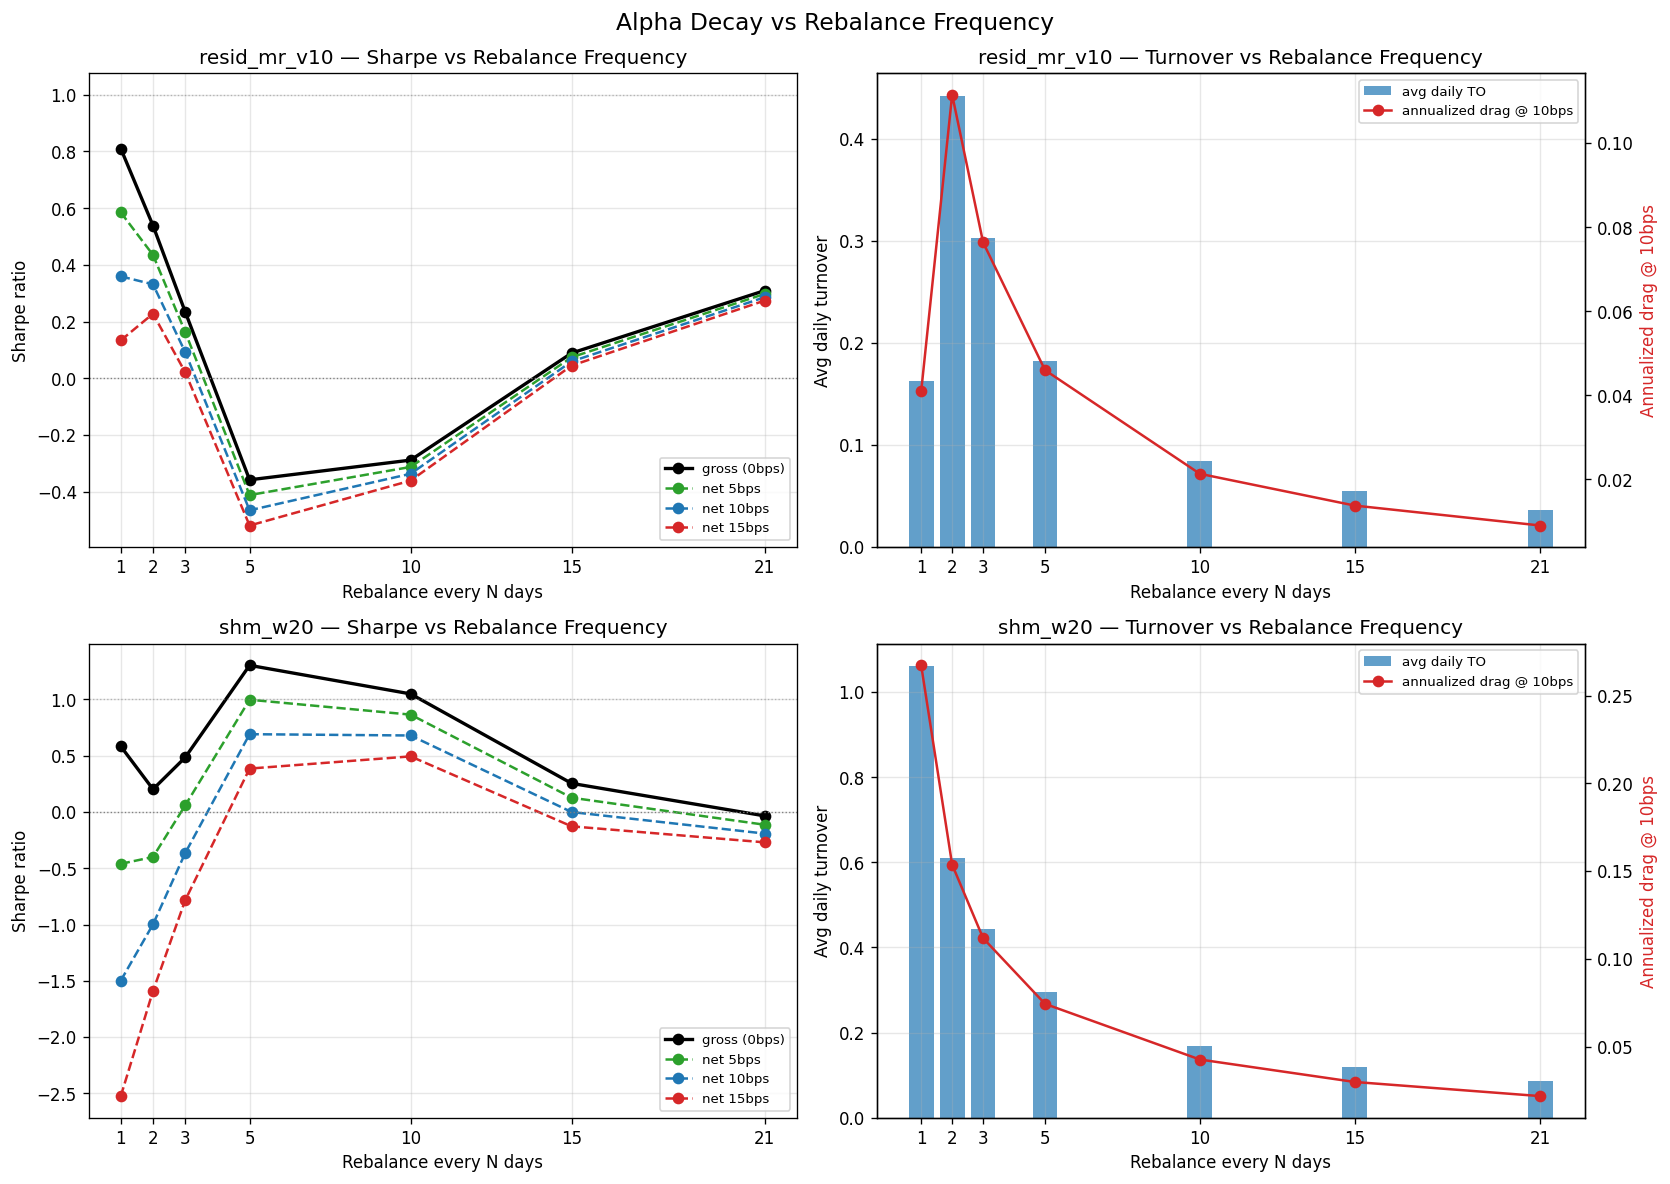

Write the Python code that produced this figure.
"""sp500_four_strat_port — v13: Alpha decay vs rebalance frequency.

For resid_mr_v10 and short_horizon_momentum_w20, sweep rebalance(every=N)
across N in [1, 2, 3, 5, 10, 15, 21] and measure:
  - gross Sharpe (no costs) — pure signal decay
  - net Sharpe at 5, 10, 15 bps
  - avg daily turnover
  - cost-optimal rebalance frequency (highest net Sharpe) per cost level

Usage:
    uv run python experiments/sp500-four-strat-port/v13_alpha_decay.py
"""

from __future__ import annotations

import sys
from pathlib import Path

import matplotlib
import matplotlib.pyplot as plt
import numpy as np
import pandas as pd

sys.path.insert(0, str(Path(__file__).resolve().parent))

from v0_equal_weight import (  # noqa: E402
    load_benchmark,
    load_sector_factors,
    load_sector_map,
    load_universe,
)

import qstudy as qs
from qstudy import Study
from qstudy.study.metrics import turnover

REBALANCE_FREQS = [1, 2, 3, 5, 10, 15, 21]
COST_LEVELS_BPS = [5, 10, 15]


# ---------------------------------------------------------------------------
# resid_mr standalone (no portfolio, run directly with universe/benchmark)
# ---------------------------------------------------------------------------


def build_resid_mr_standalone(sector_factors, every: int) -> Study:
    def residual_mean_reversion_signal(**cache):
        return -cache["residual_returns"].rolling(5).mean().shift(1)

    def demean_signal(signal, **cache):
        return signal.sub(signal.mean(axis=1), axis=0)

    def proportional_positions(signal, **cache):
        z = signal.sub(signal.mean(axis=1), axis=0).div(signal.std(axis=1), axis=0).clip(-3, 3)
        z = z.sub(z.mean(axis=1), axis=0)
        gross = z.abs().sum(axis=1).replace(0.0, float("nan"))
        return z.div(gross, axis=0)

    def equity_curve_regime_scale(positions, **cache):
        returns = cache["returns"]
        mask = cache.get("_tradeable_mask")
        if mask is None:
            mask = cache.get("_liquidity_mask")
        if mask is not None:
            returns = returns.where(mask)
        raw_ret = (positions.shift(1) * returns).sum(axis=1)
        equity = (1 + raw_ret).cumprod()
        scale = pd.Series(
            np.where(equity > equity.rolling(20).mean(), 1.0, 0.25), index=equity.index
        )
        return positions.mul(scale.shift(1), axis=0)

    def benchmark_regime_scale(positions, **cache):
        price = (1 + cache["benchmark"].fillna(0.0)).cumprod()
        scale = pd.Series(
            np.where(price.rolling(150).mean() >= price.rolling(250).mean(), 1.0, 0.75),
            index=price.index,
        )
        return positions.mul(scale.shift(1), axis=0)

    equity_curve_regime_scale.__name__ = "equity_curve_regime_scale"
    benchmark_regime_scale.__name__ = "benchmark_regime_scale"

    return (
        Study(name=f"resid_mr_rb{every}", factors=sector_factors)
        .residualize_returns()
        .base_signal(residual_mean_reversion_signal)
        .transform_signal(demean_signal)
        .add_vol_filter(vol_window=5, quantile=0.6)
        .add_volume_zscore_filter(window=30, min_zscore_quantile=0.8)
        .add_momentum_context_filter(window=60, max_abs_quantile=0.7)
        .add_tradeable_constraint(qs.liquidity(top_n=250, window=60))
        .build_positions(proportional_positions)
        .scale_risk(benchmark_regime_scale)
        .scale_risk(equity_curve_regime_scale)
        .rebalance(every=every)
    )


# ---------------------------------------------------------------------------
# short_horizon_momentum standalone
# ---------------------------------------------------------------------------


def build_shm_standalone(sector_map: dict, every: int) -> Study:
    def short_horizon_sector_relative_signal(window: int = 20, skip: int = 0):
        def signal_fn(**cache):
            returns = cache["returns"]
            sector_map_local = pd.Series(sector_map).reindex(returns.columns).fillna("Unknown")
            stock_ret = returns.rolling(window).sum().shift(skip + 1)
            sector_ret = stock_ret.copy()
            for s, tickers in sector_map_local.groupby(sector_map_local):
                cols = tickers.index.tolist()
                sector_ret.loc[:, cols] = stock_ret.loc[:, cols].mean(axis=1).values[:, None]
            return stock_ret - sector_ret

        signal_fn.__name__ = f"shm_signal_{window}_{skip}"
        return signal_fn

    def sector_beta_neutralize_positions(window: int = 60, passes: int = 2):
        def scaler(positions, **cache):
            returns = cache["returns"]
            benchmark = cache["benchmark"].reindex(returns.index).fillna(0.0)
            mean_r = returns.rolling(window).mean()
            mean_b = benchmark.rolling(window).mean()
            cov = returns.mul(benchmark, axis=0).rolling(window).mean().sub(
                mean_r.mul(mean_b, axis=0)
            )
            var_b = benchmark.rolling(window).var().replace(0.0, float("nan"))
            betas = cov.div(var_b, axis=0).shift(1)

            adjusted = positions.copy()
            for date in positions.index:
                active = positions.loc[date]
                active = active[active != 0.0]
                if active.empty:
                    continue
                weights = active.copy()
                for _ in range(passes):
                    sectors = pd.Series(
                        {t: sector_map.get(t, "Unknown") for t in weights.index}
                    )
                    for s, tickers in sectors.groupby(sectors):
                        cols = tickers.index.tolist()
                        sw = weights.loc[cols]
                        weights.loc[cols] = sw - sw.mean()
                    beta_slice = betas.loc[date, weights.index].dropna()
                    if len(beta_slice) >= 2:
                        w = weights.reindex(beta_slice.index).fillna(0.0)
                        beta_exp = float((w * beta_slice).sum())
                        beta_norm = float((beta_slice**2).sum())
                        if beta_norm > 0.0:
                            weights.loc[beta_slice.index] = (
                                w - (beta_exp / beta_norm) * beta_slice
                            )
                weights = weights - weights.mean()
                gross = weights.abs().sum()
                if gross > 0.0 and not pd.isna(gross):
                    adjusted.loc[date, weights.index] = weights / gross

            return adjusted.fillna(0.0)

        scaler.__name__ = f"sector_beta_neutralize_{window}_{passes}"
        return scaler

    return (
        Study(name=f"shm_rb{every}")
        .base_signal(short_horizon_sector_relative_signal(window=20, skip=0))
        .add_tradeable_constraint(qs.min_price(5.0))
        .add_tradeable_constraint(qs.min_adv(20_000_000.0))
        .add_tradeable_constraint(qs.liquidity(top_n=150, window=60))
        .build_long_short(n_long=20, n_short=20)
        .weight_equal()
        .scale_risk(sector_beta_neutralize_positions(window=60, passes=2))
        .rebalance(every=every)
    )


# ---------------------------------------------------------------------------
# Sweep runner
# ---------------------------------------------------------------------------


def sweep_strategy(builder_fn, freqs, universe, benchmark, strategy_label):
    """Run a strategy at each rebalance frequency. Returns a DataFrame of results."""
    rows = []
    for every in freqs:
        print(f"  {strategy_label} every={every}...", flush=True)
        study = builder_fn(every)
        study._inject_data(universe, benchmark)
        study.run()

        gross_ret = study.cache["gross_portfolio_returns"]
        positions = study.cache["positions"]
        to = turnover(positions).mean()
        gross_sharpe = study.cache["metrics_summary"]["sharpe"]  # no costs applied

        row = {
            "every": every,
            "gross_sharpe": gross_sharpe,
            "avg_daily_to": to,
            "ann_return_gross": study.cache["metrics_summary"]["ann_return"],
            "ann_vol": study.cache["metrics_summary"]["ann_vol"],
            "max_drawdown": study.cache["metrics_summary"]["max_drawdown"],
        }
        for bps in COST_LEVELS_BPS:
            cost_per_dollar = bps / 10_000
            cost_series = (
                turnover(positions).shift(1).reindex(gross_ret.index).fillna(0.0) * cost_per_dollar
            )
            net_ret = gross_ret - cost_series
            from qstudy.study.metrics import sharpe as sharpe_fn
            row[f"net_sharpe_{bps}bps"] = sharpe_fn(net_ret)
            row[f"drag_{bps}bps"] = to * cost_per_dollar * 252

        rows.append(row)
    return pd.DataFrame(rows).set_index("every")


def print_sweep(label, df):
    print(f"\n{'='*70}")
    print(f"  Alpha decay sweep: {label}")
    print(f"{'='*70}")
    cols = (
        ["gross_sharpe", "avg_daily_to"]
        + [f"net_sharpe_{b}bps" for b in COST_LEVELS_BPS]
        + [f"drag_{b}bps" for b in COST_LEVELS_BPS[:1]]
    )
    print(df[cols].round(3).to_string())

    # Optimal frequency per cost level
    print()
    print("  Cost-optimal rebalance frequency:")
    print(f"    gross (0bps):  every={df['gross_sharpe'].idxmax()}")
    for bps in COST_LEVELS_BPS:
        col = f"net_sharpe_{bps}bps"
        best = df[col].idxmax()
        print(f"    {bps}bps:          every={best}  (net sharpe={df.loc[best, col]:.2f})")


def plot_alpha_decay(mr_df, shm_df, out_path):
    matplotlib.use("Agg")
    fig, axes = plt.subplots(2, 2, figsize=(14, 10))
    fig.suptitle("Alpha Decay vs Rebalance Frequency", fontsize=14)

    colors = {"gross": "black", 5: "#2ca02c", 10: "#1f77b4", 15: "#d62728"}

    for row_idx, (df, label) in enumerate([(mr_df, "resid_mr_v10"), (shm_df, "shm_w20")]):
        # Sharpe panel
        ax = axes[row_idx][0]
        ax.plot(df.index, df["gross_sharpe"], color=colors["gross"], marker="o",
                linewidth=2, label="gross (0bps)")
        for bps in COST_LEVELS_BPS:
            ax.plot(df.index, df[f"net_sharpe_{bps}bps"], color=colors[bps], marker="o",
                    linewidth=1.5, linestyle="--", label=f"net {bps}bps")
        ax.axhline(0, color="gray", linewidth=0.8, linestyle=":")
        ax.axhline(1.0, color="gray", linewidth=0.8, linestyle=":", alpha=0.5)
        ax.set_title(f"{label} — Sharpe vs Rebalance Frequency")
        ax.set_xlabel("Rebalance every N days")
        ax.set_ylabel("Sharpe ratio")
        ax.legend(fontsize=8)
        ax.grid(True, alpha=0.3)
        ax.set_xticks(df.index)

        # Turnover panel
        ax = axes[row_idx][1]
        drag_10 = df["avg_daily_to"] * 0.001 * 252
        ax.bar(df.index, df["avg_daily_to"], color="#1f77b4", alpha=0.7, label="avg daily TO")
        ax2 = ax.twinx()
        ax2.plot(df.index, drag_10, color="#d62728", marker="o", linewidth=1.5,
                 label="annualized drag @ 10bps")
        ax2.set_ylabel("Annualized drag @ 10bps", color="#d62728")
        ax.set_title(f"{label} — Turnover vs Rebalance Frequency")
        ax.set_xlabel("Rebalance every N days")
        ax.set_ylabel("Avg daily turnover")
        ax.set_xticks(df.index)
        ax.grid(True, alpha=0.3)
        lines1, labels1 = ax.get_legend_handles_labels()
        lines2, labels2 = ax2.get_legend_handles_labels()
        ax.legend(lines1 + lines2, labels1 + labels2, fontsize=8)

    plt.tight_layout()
    plt.savefig(out_path, dpi=120, bbox_inches="tight")
    print(f"\nSaved chart: {out_path}")


def main():
    print("Loading data...")
    universe = load_universe()
    benchmark = load_benchmark()
    sector_factors = load_sector_factors()
    sector_map = load_sector_map()
    print(
        f"Universe: {len(universe.tickers)} tickers | "
        f"{universe.returns.index[0].date()} – {universe.returns.index[-1].date()}"
    )

    # --- resid_mr sweep ---
    print("\nSweeping resid_mr_v10 rebalance frequency...")
    mr_df = sweep_strategy(
        lambda every: build_resid_mr_standalone(sector_factors, every),
        REBALANCE_FREQS,
        universe,
        benchmark,
        "resid_mr",
    )
    print_sweep("resid_mr_v10", mr_df)

    # --- shm sweep ---
    print("\nSweeping short_horizon_momentum_w20 rebalance frequency...")
    shm_df = sweep_strategy(
        lambda every: build_shm_standalone(sector_map, every),
        REBALANCE_FREQS,
        universe,
        benchmark,
        "shm_w20",
    )
    print_sweep("short_horizon_momentum_w20", shm_df)

    # --- Save results ---
    here = Path(__file__).parent
    mr_df.to_csv(here / "v13_alpha_decay_resid_mr.csv")
    shm_df.to_csv(here / "v13_alpha_decay_shm.csv")
    print(f"\nWrote CSVs to {here}/v13_alpha_decay_*.csv")

    plot_alpha_decay(mr_df, shm_df, here / "v13_alpha_decay.png")

    return mr_df, shm_df


if __name__ == "__main__":
    main()
